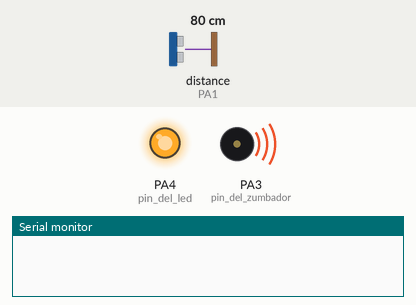
The sketch below on a simulated STM32 Blue Pill. On the bench: output pins drawn as LEDs (lit = HIGH), buzzer (waves = sounding, pin HIGH), the last lines printed to the serial monitor. Dashed ring = blinking. The inputs (shaded band) are chosen by the test bench; at power-on: distance to the obstacle (sensor on PA1) 80 cm. The echo pulse lasts 58.3 µs per cm; pins used as bus, display or sensor lines are not drawn.

Above: at 1.2 s.
1.3 s: distance to the obstacle (sensor on PA1) set to 23 cm
3.6 s: distance to the obstacle (sensor on PA1) set to 19 cm
At 5.6 s:
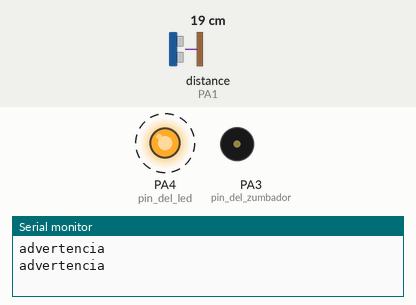
6.6 s: distance to the obstacle (sensor on PA1) set to 35 cm
At 7.15 s:
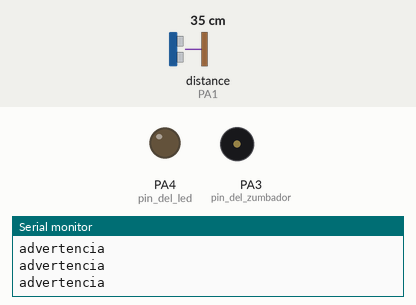
8.7 s: distance to the obstacle (sensor on PA1) set to 2 cm
At 9.85 s:
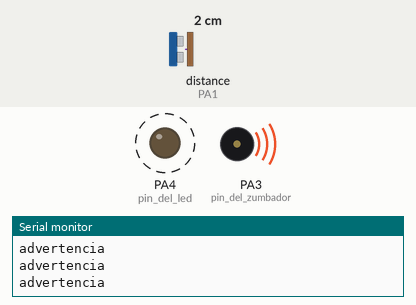
Timing chart, 0 to 12.7 s (numbered marks = the images above; inputs shaded):
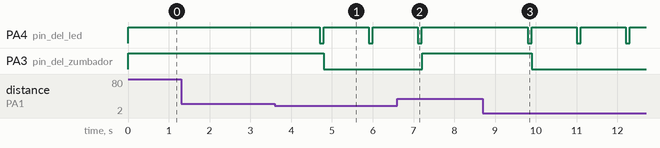

The sketch:

ALARMA.ino
```cpp
void setup() {
  // put your setup code here, to run once:
  Serial.begin(9600);
  pinMode(PA2, OUTPUT);//echo
  pinMode(PA1, INPUT); //trigger
  pinMode(PA3, OUTPUT);//pin del zumbador
  pinMode(PA4,OUTPUT);//pin del led
  digitalWrite(PA2, LOW);


}

void loop() {
  // put your main code here, to run repeatedly:
  long t;
  long d;

  digitalWrite(PA2, HIGH);
  delayMicroseconds(10);
  digitalWrite(PA2, LOW);

  t = pulseIn(PA1, HIGH);
  d = t/59;
  if(d>0 && d<20){

                    Serial.print("advertencia");
                    Serial.println();
                    delay(1000);

                    digitalWrite(PA4, HIGH);
                    delay(100);
                    digitalWrite(PA4, LOW);
                    delay(100);
                    digitalWrite(PA3, LOW);
  }else
  digitalWrite(PA3, HIGH);
  digitalWrite(PA4, HIGH);

}
```

Measured:
- the behaviour switches between 21 and 20 cm on distance to the obstacle (sensor on PA1) (found by bisection; images 0 and 1)
- after the input at 1.3 s, every drawn part: stays the same
- after the input at 3.6 s, PA4 (pin_del_led): alternates HIGH for 1.1 s and LOW for 0.10 s, starting after 1.1 s; PA3 (pin_del_zumbador): HIGH → LOW after 1.2 s
- after the input at 6.6 s, PA4 (pin_del_led): goes on until 7.2 s, then stays HIGH; PA3 (pin_del_zumbador): LOW → HIGH after 0.61 s
- after the input at 8.7 s, PA4 (pin_del_led): alternates HIGH for 1.1 s and LOW for 0.10 s, starting after 1.1 s; PA3 (pin_del_zumbador): HIGH → LOW after 1.2 s
